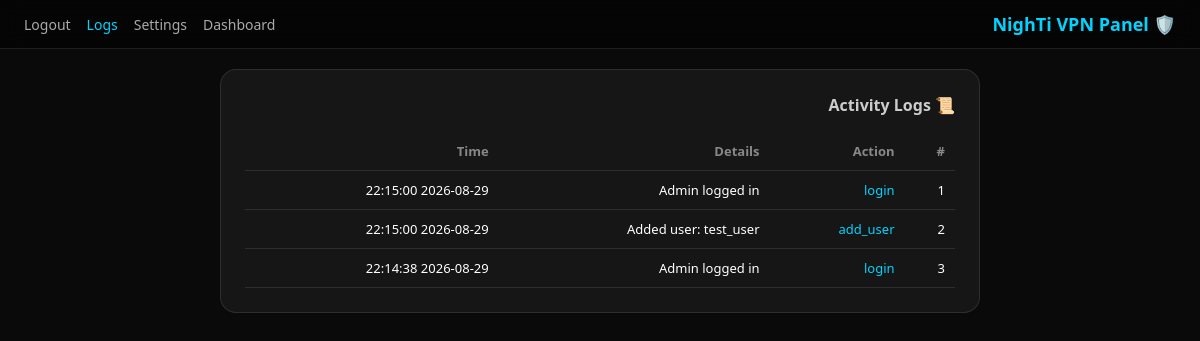
Screenshot of /logs (signed in) with the database file from the repository.
### tables this page shows
CREATE TABLE settings (
            key TEXT PRIMARY KEY,
            value TEXT
        );

CREATE TABLE logs (
            id INTEGER PRIMARY KEY AUTOINCREMENT,
            action TEXT,
            details TEXT,
            created_at TEXT DEFAULT CURRENT_TIMESTAMP
        );

### app.py (the view)
@app.route("/logs")
@login_required
def logs():
    conn = get_db()
    logs = conn.execute("SELECT * FROM logs ORDER BY created_at DESC LIMIT 100").fetchall()
    conn.close()
    return render_template("logs.html", logs=logs, panel_name=get_setting("panel_name"))

### app.py (called while the page is built)
def get_db():
    conn = sqlite3.connect(DB_PATH)
    conn.row_factory = sqlite3.Row
    return conn

def get_setting(key):
    conn = get_db()
    row = conn.execute("SELECT value FROM settings WHERE key=?", (key,)).fetchone()
    conn.close()
    return row["value"] if row else ""

def login_required(f):
    @wraps(f)
    def decorated(*args, **kwargs):
        if not session.get("logged_in"):
            return redirect(url_for("login"))
        return f(*args, **kwargs)
    return decorated

### templates/logs.html (shortened to what this page needs)
<!DOCTYPE html>
<html lang="fa" dir="rtl">
<head>
</head>
<body>
<nav class="navbar">
<h2>🛡️ {{ panel_name }}</h2>
<div class="links">
<a href="/">Dashboard</a>
<a href="/settings">Settings</a>
<a href="/logs" class="active">Logs</a>
<a href="/logout">Logout</a>
</div>
</nav>
<div class="container">
<div class="section">
<h3>📜 Activity Logs</h3>
<table>
<thead><tr><th>#</th><th>Action</th><th>Details</th><th>Time</th></tr></thead>
<tbody>
{% for log in logs %}
<tr>
<td>{{ loop.index }}</td>
<td class="log-action">{{ log.action }}</td>
<td>{{ log.details or '-' }}</td>
<td>{{ log.created_at }}</td>
</tr>
{% endfor %}
</tbody>
</table>
</div>
</div>
</body>
</html>

### templates/logs.html (style rules this page uses)
* { margin:0;padding:0;box-sizing:border-box }
:root { --bg:#0a0a0a;--card:rgba(255,255,255,0.05);--border:rgba(255,255,255,0.1);--accent:#00d4ff }
body { font-family:'Segoe UI',Tahoma,sans-serif;background:var(--bg);color:#fff;min-height:100vh }
.navbar { background:rgba(0,0,0,0.5);border-bottom:1px solid var(--border);padding:12px 24px;display:flex;justify-content:space-between;align-items:center;backdrop-filter:blur(10px);position:sticky;top:0;z-index:100 }
.navbar h2 { font-size:18px;color:var(--accent) }
.navbar .links { display:flex;gap:16px;align-items:center }
.navbar a { color:#aaa;text-decoration:none;font-size:14px;transition:0.2s }
.navbar a:hover,.navbar a.active { color:var(--accent) }
.container { max-width:800px;margin:0 auto;padding:20px }
.section { background:var(--card);border:1px solid var(--border);border-radius:16px;padding:24px }
.section h3 { margin-bottom:16px;color:#ccc;font-size:16px }
table { width:100%;border-collapse:collapse }
th,td { padding:10px;text-align:right;border-bottom:1px solid var(--border);font-size:13px }
th { color:#888 }
.log-action { color:var(--accent);font-weight:500 }

### rows the page displays
settings: value "NighTi VPN Panel"
logs: action "login", details "Admin logged in", created_at "2026-08-29 22:15:00"
logs: action "add_user", details "Added user: test_user", created_at "2026-08-29 22:15:00"
logs: action "login", details "Admin logged in", created_at "2026-08-29 22:14:38"
